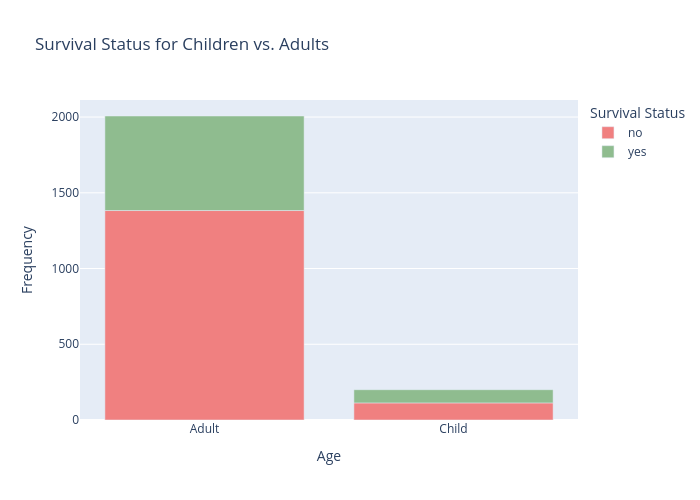

Notebook cell for this chart:
### Markdown cell above
**How does the survival rate change for children vs. adults?**

Let's further explore the "women and children first" rule. In particular, let's look at survival as a function of age. Specifically, survival as a function of whether or not you were a child.

### Code cell
# Create a new variable that indicates whether someone is a child (under 18 years old)
is_child = titanic["age"] < 18
titanic["is_child"] = is_child.map({True: "Child", False: "Adult"})

# Make a stacked bar chat to visualize survical status for children vs. adults
px.bar(pd.crosstab(titanic["is_child"], titanic["survived"]),
       labels = {"value":"Frequency",
                 "is_child":"Age",
                 "survived":"Survival Status"},
       color_discrete_sequence = ["lightcoral","darkseagreen"],
       title = "Survival Status for Children vs. Adults",
       height=500, width = 700)

### Figure 1 — Plotly figure (JSON) as saved in the notebook; plotly's stock layout.template omitted (floating-point values rounded to 4 significant figures)
{"data": [{"alignmentgroup": "True", "hovertemplate": "Survival Status=no<br>Age=%{x}<br>Frequency=%{y}<extra></extra>", "legendgroup": "no", "marker": {"color": "lightcoral", "pattern": {"shape": ""}}, "name": "no", "offsetgroup": "no", "orientation": "v", "showlegend": true, "textposition": "auto", "type": "bar", "x": ["Adult", "Child"], "xaxis": "x", "y": [1383, 113], "yaxis": "y"}, {"alignmentgroup": "True", "hovertemplate": "Survival Status=yes<br>Age=%{x}<br>Frequency=%{y}<extra></extra>", "legendgroup": "yes", "marker": {"color": "darkseagreen", "pattern": {"shape": ""}}, "name": "yes", "offsetgroup": "yes", "orientation": "v", "showlegend": true, "textposition": "auto", "type": "bar", "x": ["Adult", "Child"], "xaxis": "x", "y": [624, 87], "yaxis": "y"}], "layout": {"barmode": "relative", "height": 500, "legend": {"title": {"text": "Survival Status"}, "tracegroupgap": 0}, "title": {"text": "Survival Status for Children vs. Adults"}, "width": 700, "xaxis": {"anchor": "y", "autorange": true, "domain": [0, 1], "range": [-0.5, 1.5], "title": {"text": "Age"}, "type": "category"}, "yaxis": {"anchor": "x", "autorange": true, "domain": [0, 1], "range": [0, 2113.0], "title": {"text": "Frequency"}, "type": "linear"}}}
